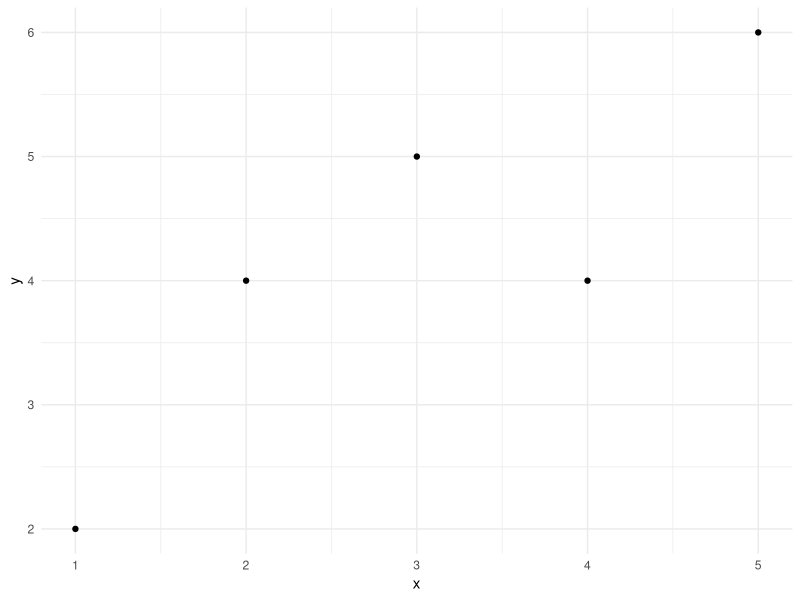

Here is the R script that generated this plot:
## ---- chunk 1
library(ggplot2)
datos <- data.frame(x = 1:5, y = c(2, 4, 5, 4, 6))
summary(lm(y ~ x, data = datos))
## ---- chunk 2
ggplot(datos, aes(x, y)) + geom_point() + theme_minimal()
